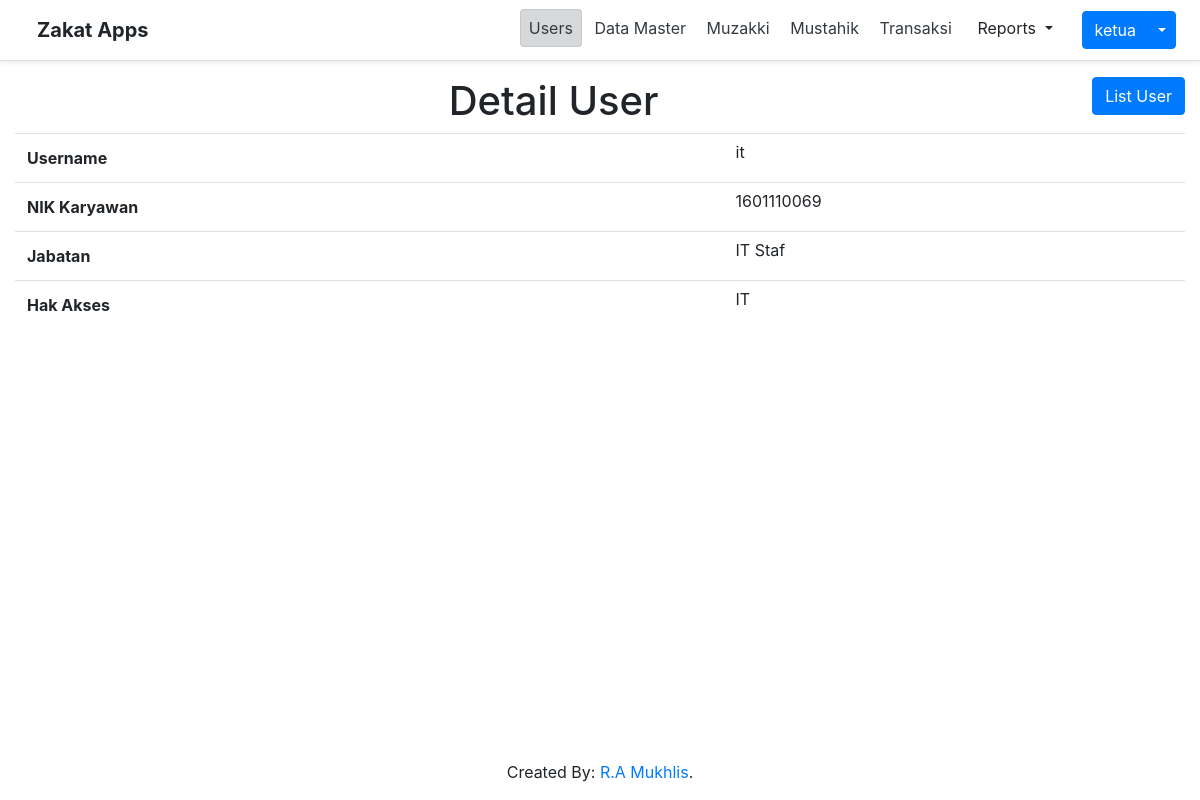
The page /index.php?page=users&action=detail&id=18 (signed in) on the database its author committed.
### tables this page shows
CREATE TABLE `users` (
  `id` int(11) NOT NULL,
  `username` varchar(25) NOT NULL,
  `password` varchar(250) NOT NULL,
  `role` varchar(25) NOT NULL,
  `nik` varchar(100) NOT NULL,
  `jabatan` varchar(100) NOT NULL
);

### users/detail.php (the view)
<?php
    $id = isset($_GET['id']) ? $_GET['id'] : 0;
    $query = "SELECT * FROM users WHERE id = '$id'";
    $datas = $conn->query($query);
    $user = $datas->fetch_assoc();
?>
<a href='index.php?page=users' class="btn btn-primary mb-2 float-right">List User</a>
<h1 class='text-center'>Detail User</h1>
<table class='table'>
    <tr>
        <th>Username</th>
        <td>
            <?php echo $user['username'] ?>
        </td>
    </tr>
    <tr>
        <th>NIK Karyawan</th>
        <td>
            <?php echo $user['nik'] ?>
        </td>
    </tr>
    <tr>
        <th>Jabatan</th>
        <td>
            <?php echo $user['jabatan'] ?>
        </td>
    </tr>
    <tr>
        <th>Hak Akses</th>
        <td>
            <?php echo $user['role'] ?>
        </td>
    </tr>
</table>

### assets/css/table.css (style rules this page uses)
.table tr td { padding: 0.5%; }

### rows shown on the page
users: username "it", nik "1601110069", jabatan "IT Staf", role "IT"

### other values the page prints
$username "ketua"
